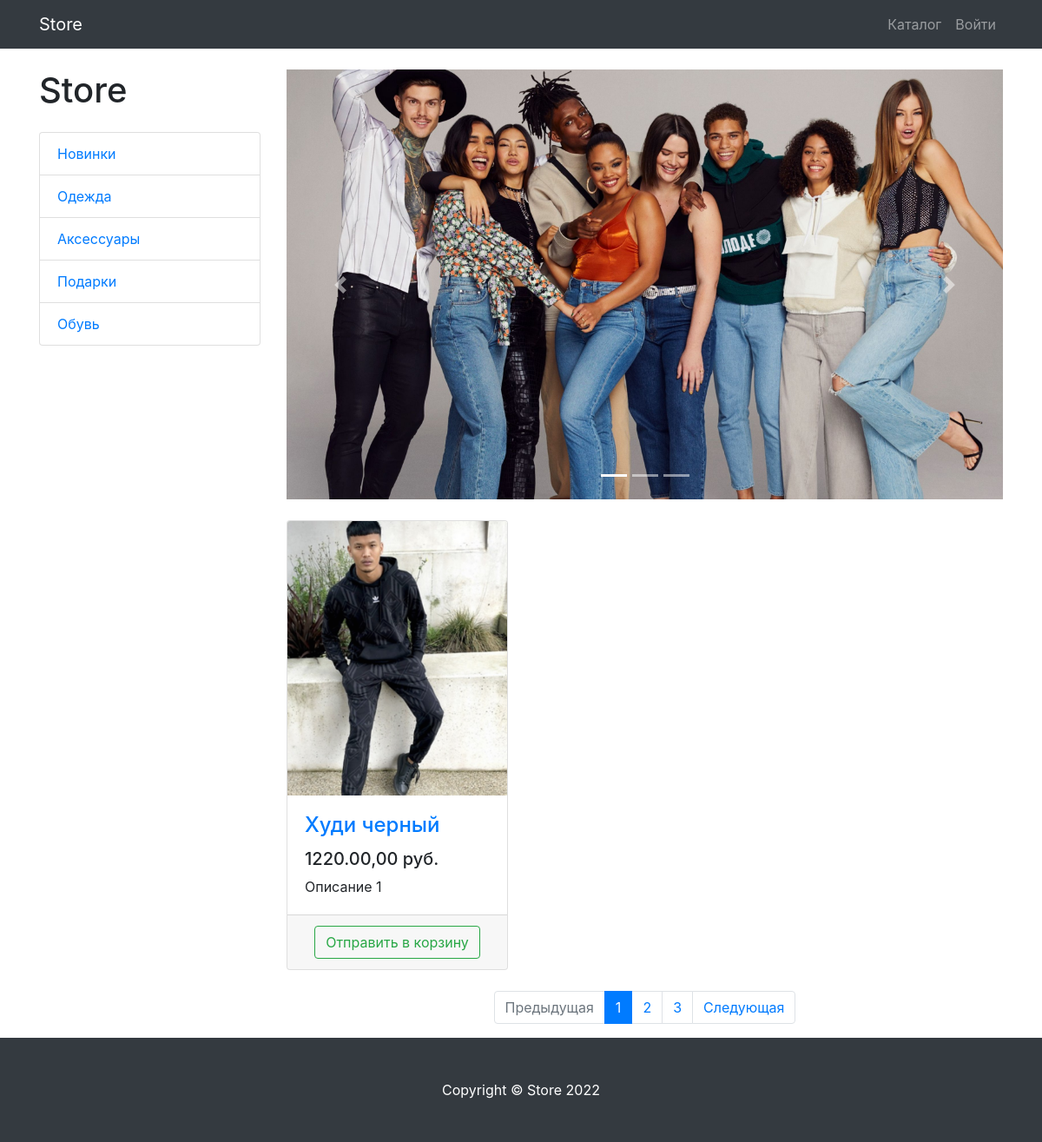
Screenshot of /products/ with the database file from the repository.
### products/models.py (models this page shows, shortened)
class ProductCategory(models.Model):
    name = models.CharField(max_length=128, unique=True)
    description = models.TextField(null=True, blank=True)
    class Meta:
        verbose_name = "category"
        verbose_name_plural = "categories"

class Product(models.Model):
    name = models.CharField(max_length=256)
    description = models.TextField()
    price = models.DecimalField(max_digits=10, decimal_places=2)
    quantity = models.PositiveIntegerField(default=0)
    image = models.ImageField(upload_to='products_images')
    category = models.ForeignKey(to=ProductCategory, on_delete=models.CASCADE)
    class Meta:
        verbose_name = "product"
        verbose_name_plural = "products"

### products/views.py (the view)
# urls.py: path('', ProductsListView.as_view(), name='index'),
class ProductsListView(ListView):
    model = Product
    context_object_name = 'products'
    template_name = 'products/products.html'
    paginate_by = 1
    def get_queryset(self):
        queryset = super().get_queryset()
        category_id = self.kwargs.get('category_id')
        return queryset.filter(category_id=category_id) if category_id else queryset
    def get_context_data(self, *, object_list=None, **kwargs):
        context = super().get_context_data()
        context['title'] = 'Store - Каталог'
        context['categories'] = ProductCategory.objects.all()
        return context

### products/templates/products/products.html (shortened to what this page needs)
{% extends 'products/base.html' %}
{% load static %}
{% block css %}
    <link href="{% static 'vendor/css/products.css' %}" rel="stylesheet">
{% endblock %}
{% block logo_link %}
    <a class="navbar-brand" href="{% url 'index' %}">Store</a>
{% endblock %}
{% block content %}
    <div class="container">
        <div class="row">
            <div class="col-lg-3">
                <h1 class="my-4">Store</h1>
                <div class="list-group">
                    {% for category in categories %}
                        <a href="{% url 'products:category' category.id %}" class="list-group-item">
                            {{ category.name }}
                        </a>
                    {% endfor %}
                </div>
            </div>
            <div class="col-lg-9">
                <div id="carouselExampleIndicators" class="carousel slide my-4" data-ride="carousel">
                    <ol class="carousel-indicators">
                        <li data-target="#carouselExampleIndicators" data-slide-to="0" class="active"></li>
                        <li data-target="#carouselExampleIndicators" data-slide-to="1"></li>
                        <li data-target="#carouselExampleIndicators" data-slide-to="2"></li>
                    </ol>
                    <div class="carousel-inner" role="listbox">
                        <div class="carousel-item active">
                            <img class="d-block img-fluid" src="/static/vendor/img/slides/slide-1.jpg"
                                 alt="First slide">
                        </div>
                    </div>
                    <a class="carousel-control-prev" href="#carouselExampleIndicators" role="button" data-slide="prev">
                        <span class="carousel-control-prev-icon" aria-hidden="true"></span>
                    </a>
                    <a class="carousel-control-next" href="#carouselExampleIndicators" role="button" data-slide="next">
                        <span class="carousel-control-next-icon" aria-hidden="true"></span>
                    </a>
                </div>
                <div class="row">
                    {% for product in products %}
                        <div class="col-lg-4 col-md-6 mb-4">
                            <div class="card h-100">
                                <a href="#">
                                    <img class="card-img-top"
                                         src="{{ product.image.url }}"
                                         alt="">
                                </a>
                                <div class="card-body">
                                    <h4 class="card-title">
                                        <a href="#">{{ product.name }}</a>
                                    </h4>
                                    <h5>{{ product.price }},00 руб.</h5>
                                    <p class="card-text">{{ product.description }}</p>
                                </div>
                                <div class="card-footer text-center">
                                    <a href="{% url 'products:basket_add' product.id %}"
                                       class="btn btn-outline-success">Отправить в корзину</a>
                                </div>
                            </div>
                        </div>
                    {% endfor %}
                </div>
                {% if is_paginated %}
                    <nav aria-label="Page navigation example">
                        <ul class="pagination justify-content-center">
                            <li class="page-item {% if not page_obj.has_previous %} disabled {% endif %}">
                                <a class="page-link"
                                   href="{% if page_obj.has_previous %} ?page={{ page_obj.previous_page_number }} {% else %} # {% endif %}"
                                   tabindex="-1" aria-disabled="true">
                                    Предыдущая
                                </a>
                            </li>
                            {% for page in page_obj.paginator.page_range %}
                                <li class="page-item
                            {% if page == page_obj.number %}
                                active
                            {% endif %}
                            ">
                                    <a class="page-link" href="?page={{ page }}">{{ page }}</a>
                                </li>
                            {% endfor %}
                            <li class="page-item {% if not page_obj.has_next %} disabled {% endif %}">
                                <a class="page-link"
                                   href="{% if page_obj.has_next %} ?page={{ page_obj.next_page_number }} {% else %} # {% endif %}">
                                    Следующая
                                </a>
                            </li>
                        </ul>
                    </nav>
                {% endif %}
            </div>
        </div>
    </div>
{% endblock %}
{% block footer %}
    <footer class="py-5 bg-dark">
        <div class="container">
            <p class="m-0 text-center text-white">Copyright &copy; Store 2022</p>
        </div>
    </footer>
{% endblock %}

### rows the page displays
ProductCategory: name "Новинки"
ProductCategory: name "Одежда"
ProductCategory: name "Аксессуары"
ProductCategory: name "Подарки"
ProductCategory: name "Обувь"
Product: image (picture), name "Худи черный", price "1220.00", description "Описание 1"

### other values shown
{{ page }} "1" "2" "3"
